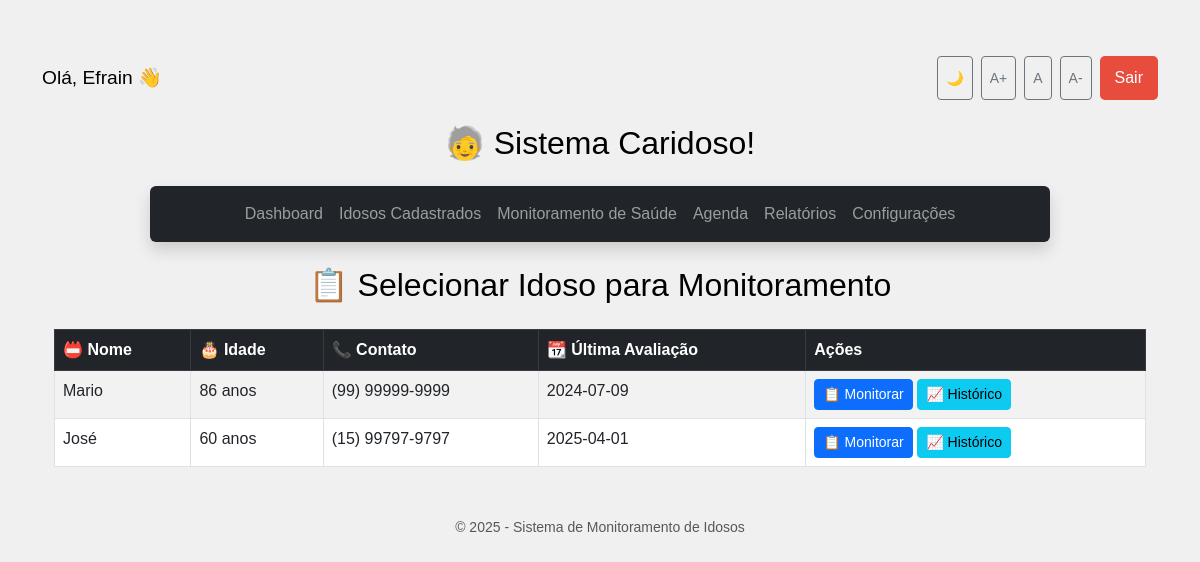
The page /monitoramento (signed in) on the database its author committed.
### app/models.py (models this page shows)
class Idoso(db.Model):
    id = db.Column(db.Integer, primary_key=True)
    nome = db.Column(db.String(100), nullable=False)
    data_nascimento = db.Column(db.String(10), nullable=False)
    endereco = db.Column(db.String(200), nullable=False)
    contato_responsavel = db.Column(db.String(100), nullable=False)
    condicoes_medicas = db.Column(db.Text)
    medicamentos = db.Column(db.Text)
    ultima_avaliacao = db.Column(db.String(10))
    @property
    def idade(self):
        from datetime import date, datetime
        hoje = date.today()
        nascimento = datetime.strptime(self.data_nascimento, "%Y-%m-%d").date()
        return hoje.year - nascimento.year - ((hoje.month, hoje.day) < (nascimento.month, nascimento.day))

### app/routes.py (the view)
@main.route('/monitoramento')
def selecionar_idoso_para_monitorar():
    if 'user_id' not in session:
        return redirect(url_for('main.login'))
    idosos = Idoso.query.all()
    return render_template('selecionar_idoso_monitoramento.html', idosos=idosos)

### templates/selecionar_idoso_monitoramento.html
{% extends 'base.html' %}
{% block content %}
<div class="container mt-4">
    <h2 class="text-center mb-4">📋 Selecionar Idoso para Monitoramento</h2>
    <table class="table table-bordered table-striped table-hover">
        <thead class="table-dark">
            <tr>
                <th>📛 Nome</th>
                <th>🎂 Idade</th>
                <th>📞 Contato</th>
                <th>📆 Última Avaliação</th>
                <th>Ações</th>
            </tr>
        </thead>
        <tbody>
            {% for idoso in idosos %}
            <tr>
                <td>{{ idoso.nome }}</td>
                <td>{{ idoso.idade }} anos</td>
                <td>{{ idoso.contato_responsavel }}</td>
                <td>{{ idoso.ultima_avaliacao }}</td>
                <td>
                    <a href="{{ url_for('main.monitoramento_form', idoso_id=idoso.id) }}" class="btn btn-primary btn-sm">📋 Monitorar</a>
                    <a href="{{ url_for('main.historico_monitoramento', idoso_id=idoso.id) }}" class="btn btn-info btn-sm">📈 Histórico</a>
                </td>
            </tr>
            {% else %}
            <tr>
                <td colspan="5" class="text-center">Nenhum idoso encontrado.</td>
            </tr>
            {% endfor %}
        </tbody>
    </table>
</div>
{% endblock %}

### static/style.css (style rules this page uses)
body { font-family: Arial, sans-serif; background-color: #f0f0f0; color: #000; padding-top: 3.5rem; }

### rows shown on the page
Idoso: nome "Mario", idade "86", contato_responsavel "(99) 99999-9999", ultima_avaliacao "2024-07-09"
Idoso: nome "José", idade "60", contato_responsavel "(15) 99797-9797", ultima_avaliacao "2025-04-01"

### other values the page prints
{{ session['username'] }} "Efrain"
